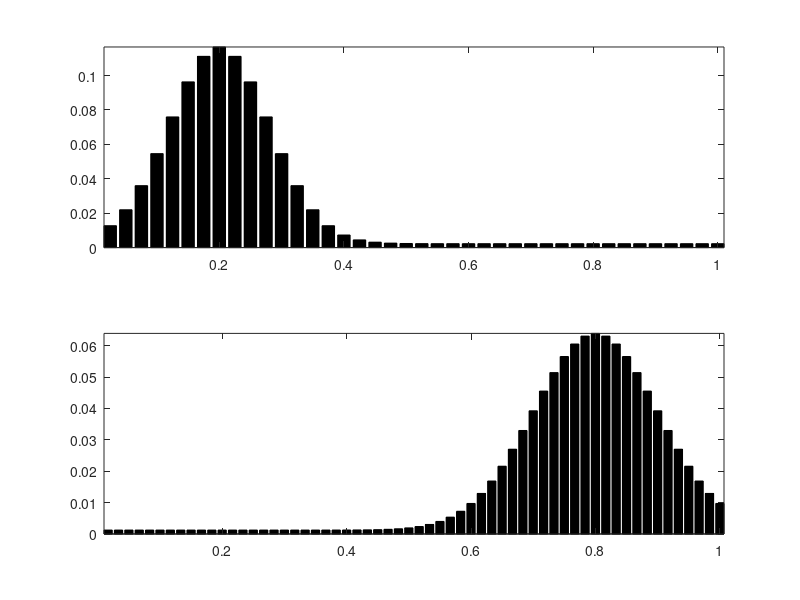
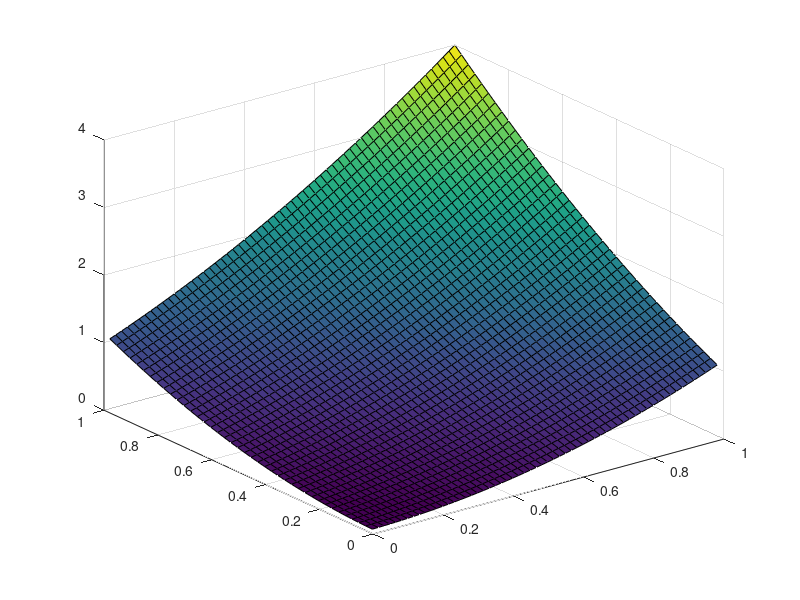

Source code (MATLAB) for these figures, in order: (Note: this script raises an error after producing the figures.)
%% Linear programming problem/ Coupled LP problem

% This script numerically solves an OMT problem as follows:
% 1. Transportation cost: C_{ij} 
% 2. Transportation map: Pi_{ij} with its two marginials: p_i, q_i
%    such that \sum_{j} = p_{i}, \sum_{i} = q_{j}
%    p_i and q_j are two probability vector   
% 3. The mariginal along the t cooridinates has an upper-bound

% The optimizer is the vector r_k which minimize the transportation cost:
% min_{ij} C_{ij}.*\Pi_{ij}
% The cvx is applied to solve the convex optimization problem above.

%% Define the two probability distributions p_{i} and q_{j} and cooridinates X(p), Y(q)
% Consider p_{i} and q_{j} are two discretes distributions 
% p_{i}: i = 1, 2,..., n1
% q_{j}: j = 1, 2,..., n2

clear all
clc

% Useful functions 
normalize = @(a)a/sum(a(:)); % Normalization function 
%% Option 2: Gaussian distributions p,q in histogram
n1 = 40;  % (not exceed 1000)
n2 = 60;  % (not exceed 1000)

x = (1:n1)'/n1; % x \in [-1,0]
y = (1:n2)'/n2;     % y \in [ 0,1]

% Useful functions 
normalize = @(a)a/sum(a(:));                           % Normalization function 
Gaussian = @(x,t0,sigma)exp( -(x-t0).^2/(2*sigma^2) ); % Gaussian distribution generator
sigma0 = 0.01; sigma1 = .02; sigma2 = .03; sigma3 = .04; sigma4 = .05;


sigma = .1;
p = Gaussian(x,.2,0.08);
q = Gaussian(y,0.8,0.1);

vmin = .02;
p = normalize( p+max(p)*vmin);
q = normalize( q+max(q)*vmin);
% p = normalize(p);
% q = normalize(q);

figure(1)
subplot(2,1,1);
bar(x, p, 'k'); axis tight;
subplot(2,1,2);
bar(y, q, 'k'); axis tight;



%% Define an linear operator for the constraints of the marginals (Coupling)
[Y,X] = meshgrid(x,y);
 C = (X+Y).^2;
% C = abs((X-Y).^(4));
% C = X.^2./Y;

figure(2)
cost = surf(X,Y,C);
cost.EdgeColor = 'none';
colorbar
%% CVX solver 
cvx_begin
cvx_solver mosek
    variable ga(n1,n2)
    minimize(sum(sum(C'.*ga)))
    subject to
     ga*ones(n2,1) == p;
     ga'*ones(n1,1) == q;
     ga >= 0;
cvx_end

% Constraint check (suppose to be 0):
sum(ga*ones(n2,1)-p)
sum(ga'*ones(n1,1)-q)

%% Map 
figure(3)
coupling = surf(X',Y',ga);
coupling.EdgeColor = 'none';
coupling.FaceColor = 'flat';
xlabel('q')
ylabel('p')
title('Coupling \Pi(p,q)')
axis tight